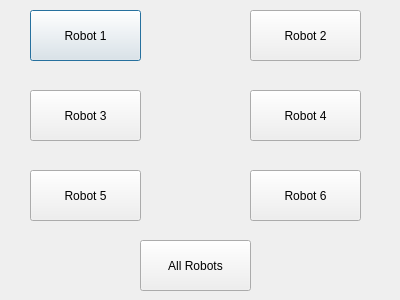
<?xml version="1.0" encoding="UTF-8"?>
<ui version="4.0">
 <class>Dialog</class>
 <widget class="QDialog" name="Dialog">
  <property name="geometry">
   <rect>
    <x>0</x>
    <y>0</y>
    <width>400</width>
    <height>300</height>
   </rect>
  </property>
  <property name="windowTitle">
   <string>Dialog</string>
  </property>
  <widget class="QPushButton" name="Robot1">
   <property name="geometry">
    <rect>
     <x>30</x>
     <y>10</y>
     <width>111</width>
     <height>51</height>
    </rect>
   </property>
   <property name="text">
    <string>Robot 1</string>
   </property>
  </widget>
  <widget class="QPushButton" name="Robot2">
   <property name="geometry">
    <rect>
     <x>250</x>
     <y>10</y>
     <width>111</width>
     <height>51</height>
    </rect>
   </property>
   <property name="text">
    <string>Robot 2</string>
   </property>
  </widget>
  <widget class="QPushButton" name="Robot4">
   <property name="geometry">
    <rect>
     <x>250</x>
     <y>90</y>
     <width>111</width>
     <height>51</height>
    </rect>
   </property>
   <property name="text">
    <string>Robot 4</string>
   </property>
  </widget>
  <widget class="QPushButton" name="Robot3">
   <property name="geometry">
    <rect>
     <x>30</x>
     <y>90</y>
     <width>111</width>
     <height>51</height>
    </rect>
   </property>
   <property name="text">
    <string>Robot 3</string>
   </property>
  </widget>
  <widget class="QPushButton" name="Robot6">
   <property name="geometry">
    <rect>
     <x>250</x>
     <y>170</y>
     <width>111</width>
     <height>51</height>
    </rect>
   </property>
   <property name="text">
    <string>Robot 6</string>
   </property>
  </widget>
  <widget class="QPushButton" name="Robot5">
   <property name="geometry">
    <rect>
     <x>30</x>
     <y>170</y>
     <width>111</width>
     <height>51</height>
    </rect>
   </property>
   <property name="text">
    <string>Robot 5</string>
   </property>
  </widget>
  <widget class="QPushButton" name="All">
   <property name="geometry">
    <rect>
     <x>140</x>
     <y>240</y>
     <width>111</width>
     <height>51</height>
    </rect>
   </property>
   <property name="text">
    <string>All Robots</string>
   </property>
  </widget>
 </widget>
 <resources/>
 <connections/>
</ui>
